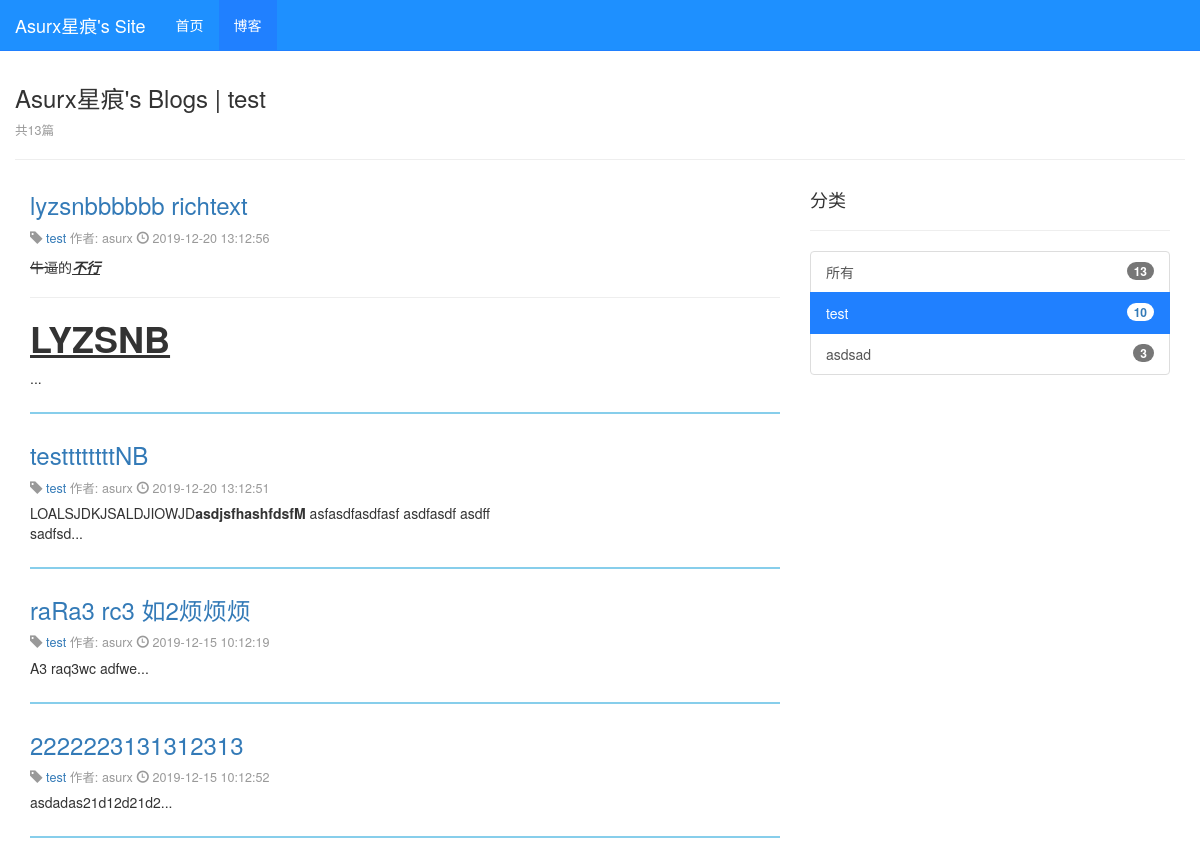
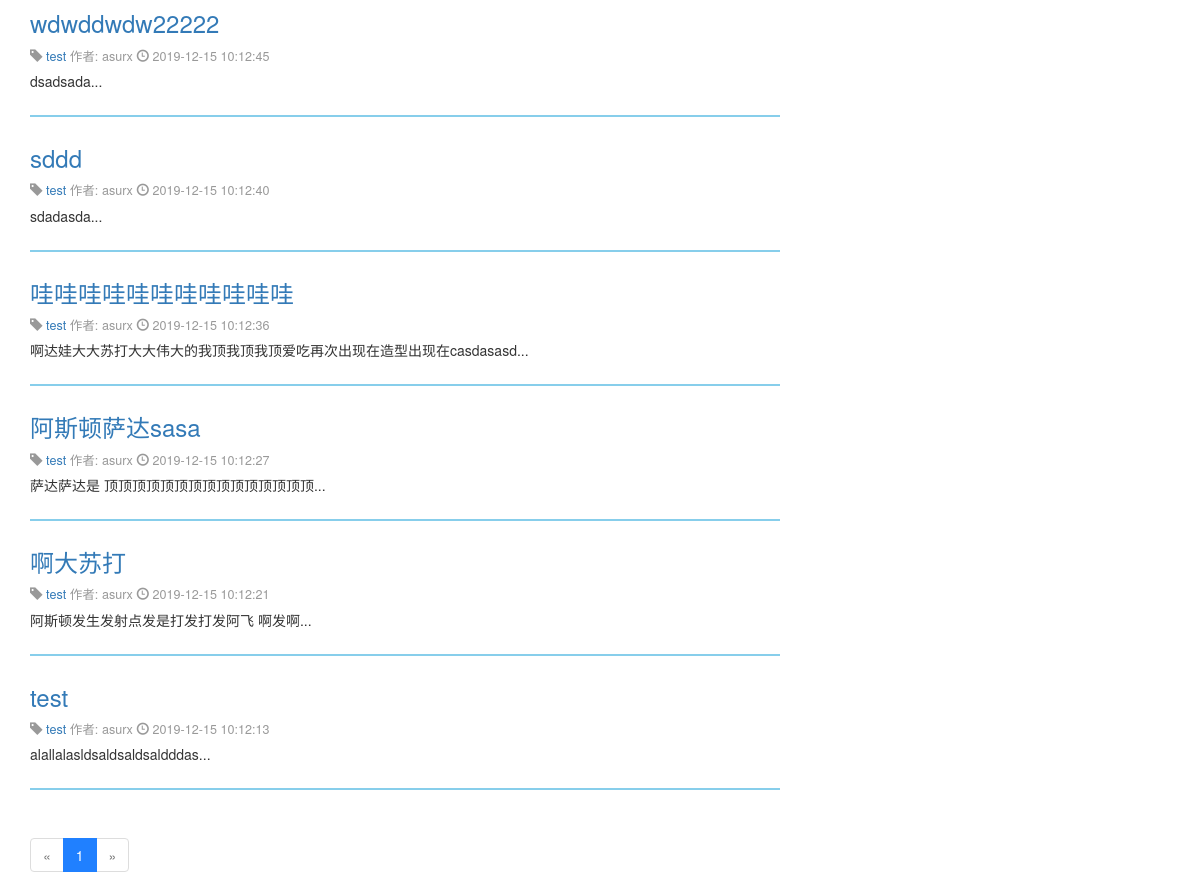
The page /blog/type/1 on the database as committed earlier (2 pictures, top to bottom).
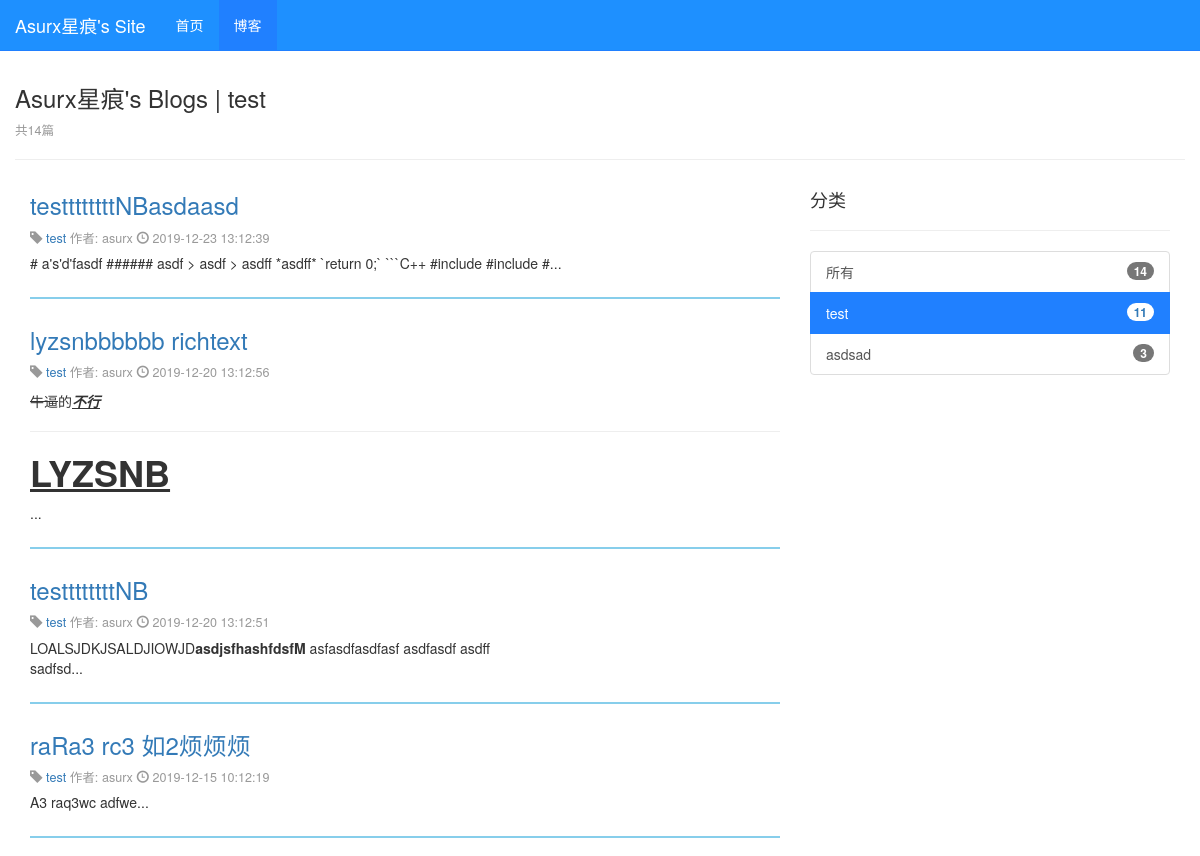
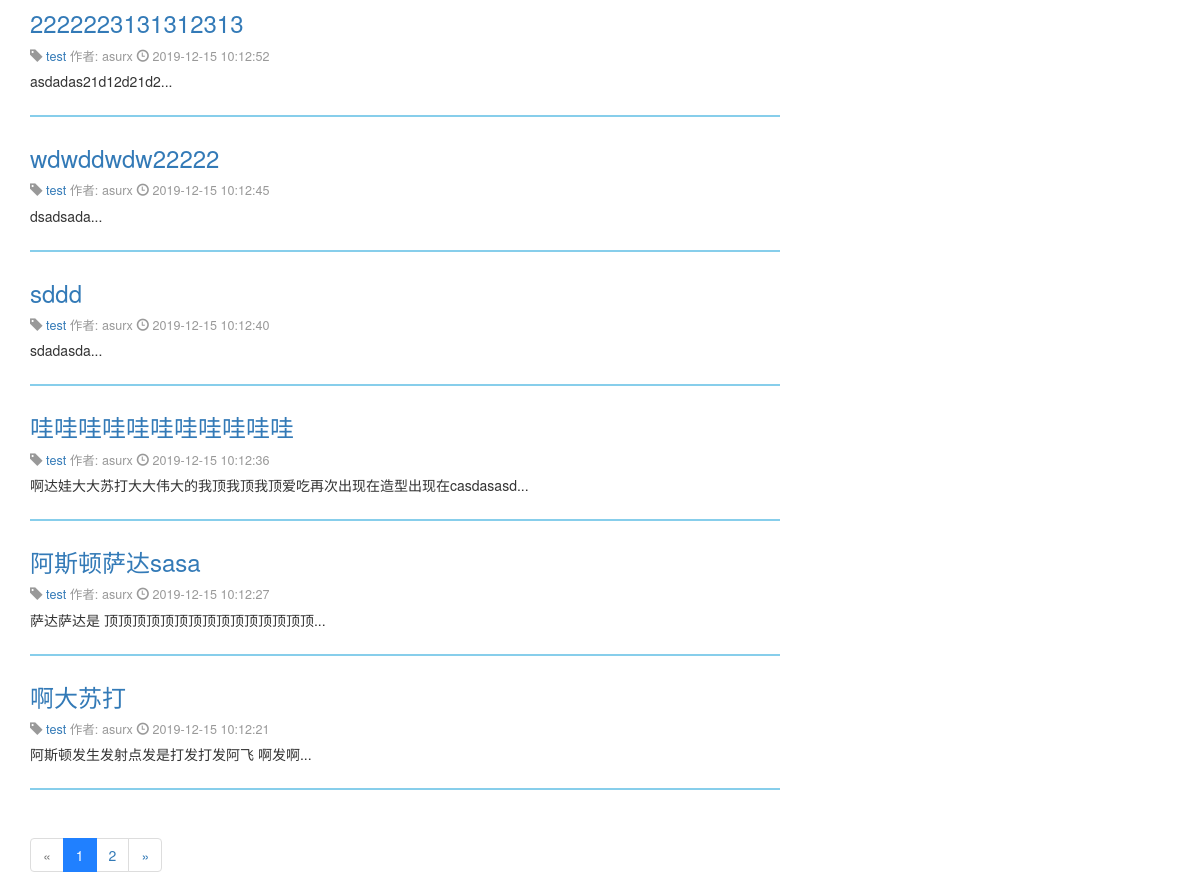
The same page on the database as committed later (2 pictures, top to bottom).
### blog/models.py (models this page shows, shortened)
class Blog(models.Model):
    title = models.CharField(max_length=50)
    blog_type = models.ForeignKey(BlogType, on_delete=models.DO_NOTHING)
    content = MDTextField()
    author = models.ForeignKey(User, on_delete=models.DO_NOTHING)
    created_time = models.DateTimeField(auto_now_add=True)
    last_updated_time = models.DateTimeField(auto_now=True)
    class Meta:
        ordering = ['-created_time']

class BlogType(models.Model):
    type_name = models.CharField(max_length=15)
    def __str__(self):
        return self.type_name

### blog/views.py (the view)
# urls.py: path('type/<int:blog_type_pk>', blog_list_with_type, name="blog_list_with_type"),
def blog_list_with_type(request, blog_type_pk):
    context = {}
    blogs_all = Blog.objects.all()
    context['num_all'] = blogs_all.count()
    context['type'] = get_object_or_404(BlogType, pk=blog_type_pk)  #########
    blogs = Blog.objects.filter(blog_type=context['type'])  #########
    paginator = Paginator(blogs, 10)  # 每十页分一页
    page_index = request.GET.get('page', 1)
    context['page'] = paginator.get_page(page_index)
    context['active_all'] = 0  #########
    context['types'] = []
    for blog_type in BlogType.objects.all():
        context['types'].append({
            'blog_type': blog_type,
            'num': Blog.objects.filter(blog_type=blog_type).count(),
            'active': blog_type.pk == blog_type_pk,
        })
    return render(request, 'blog/blog_list_with_type.html', context)

### blog/templates/blog/blog_list_with_type.html (shortened to what this page needs)
{% extends 'blog/blog_list.html' %}
{% block blog_list_title_extends %} | {{type}}{% endblock %}

### blog/templates/blog/blog_list.html (shortened to what this page needs)
{% extends 'base.html' %}
{% block nav_blog_active %}active{% endblock %}
{% load static %}
{% block header_extends %}
    <link rel="stylesheet" href="{% static 'blog/blog.css' %}">
{% endblock %}
{% block content %}
<div class="container">
    <div class="row">
        <h3>Asurx星痕's Blogs{% block blog_list_title_extends %}{% endblock %}</h3>
        <p class="blog-info">共{{ num_all }}篇</p><hr>
        <div class="col-xs-9 col-sm-8 col-md-8 col-lg-8">
            {% for blog in page %}
                <div class="blog">
                    <h3><a href="{% url 'blog_detail' blog.pk%}">{{ blog.title }}</a></h3>
                    <p class="blog-info">
                        <span class="glyphicon glyphicon-tag" aria-hidden="true"></span>
                        <a href="{% url 'blog_list_with_type' blog.blog_type.pk %}">
                            {{ blog.blog_type }}
                        </a>
                        作者: {{ blog.author }}
                        <span class="glyphicon glyphicon-time" aria-hidden="true"></span>
                        {{ blog.created_time|date:"Y-m-d H:n:s" }}
                    </p>
                    <p>{{ blog.content|safe|truncatechars:120 }}...</p>
                </div>
            {% empty %}
                <div class="blog">
                    <p>-- empty --</p>
                </div>
            {% endfor %}
            <nav aria-label="Page navigation">
                <ul class="pagination">
                    <li class="{% if not page.has_previous %}disabled{% endif %}">
                        <a {% if page.has_previous %}href="/blog/?page={{ page.previous_page_number }}"{% endif %}
                           aria-label="Previous">
                            <span aria-hidden="true">&laquo;</span>
                        </a>
                    </li>
                    {% for page_num in page.paginator.page_range %}
                        <li class="{% ifequal page.number page_num %}active{% endifequal %}">
                            <a href="/blog/?page={{ page_num }}">{{ page_num }}</a>
                        </li>
                    {% endfor %}
                    <li class="{% if not page.has_next %}disabled{% endif %}">
                        <a {% if page.has_next %}href="/blog/?page={{ page.next_page_number }}"{% endif %}
                           aria-label="Next">
                            <span aria-hidden="true">&raquo;</span>
                        </a>
                    </li>
                </ul>
            </nav>
        </div>
        <div class="col-xs-3 col-sm-4 col-md-4 col-lg-4">
            <h4>分类</h4><hr>
            <div class="list-group">
                <a class="list-group-item {% if active_all %}active{% endif %}" href="{% url 'blog_list' %}">
                    <span class="badge">{{num_all}}</span>
                    所有
                </a>
                {% for type in types %}
                <a class="list-group-item {% if type.active %}active{% endif %}" href="{% url 'blog_list_with_type' type.blog_type.pk %}">
                    <span class="badge">{{type.num}}</span>
                    {{type.blog_type}}
                </a>
                {% empty %}
                    <a>-- empty --</a>
                {% endfor %}
            </div>
        </div>
    </div>
</div>
{% endblock %}

Rows that differ between the two databases and show on the page:
no longer on this page (row unchanged): Blog: title "test", blog_type "test", author "asurx", created_time "2019-12-15 10:12:13", content "alallalasldsaldsaldsaldddas"
computed for BlogType "test": num "10" → "11"
added Blog: title "testtttttttNBasdaasd", blog_type "test", author "asurx", created_time "2019-12-23 13:12:39", content "# a's'd'fasdf ###### asdf > asdf > asdff *asdff* `return 0;` ```C++ #include #include #"
Other text that changed with them:
{{ num_all }}: "13" → "14"
new list line: "2"
